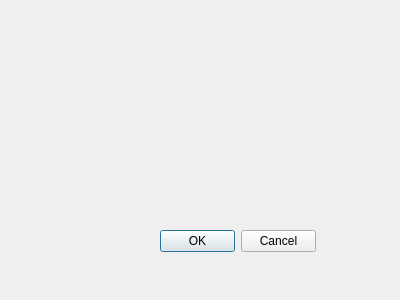
<?xml version="1.0" encoding="UTF-8"?>
<ui version="4.0">
 <class>BiLi2Login</class>
 <widget class="QDialog" name="BiLi2Login">
  <property name="geometry">
   <rect>
    <x>0</x>
    <y>0</y>
    <width>400</width>
    <height>300</height>
   </rect>
  </property>
  <property name="windowTitle">
   <string>Dialog</string>
  </property>
  <widget class="QDialogButtonBox" name="buttonBox">
   <property name="geometry">
    <rect>
     <x>160</x>
     <y>230</y>
     <width>156</width>
     <height>23</height>
    </rect>
   </property>
   <property name="standardButtons">
    <set>QDialogButtonBox::Cancel|QDialogButtonBox::Ok</set>
   </property>
  </widget>
 </widget>
 <resources/>
 <connections/>
</ui>
